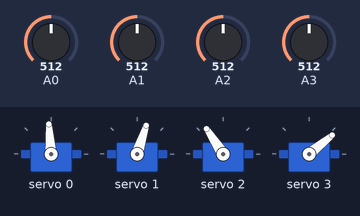
Recording of a sketch running on a simulated Arduino Uno, built with avr-gcc and run on an emulated ATmega328P. On the bench: 4 × servo. Inputs (shaded band) come from the test bench; at power-on: A0 = 512, A1 = 512, A2 = 512, A3 = 512.

Above: at 1.2 s.
1.3 s: A0 set to 660
At 2.4 s:
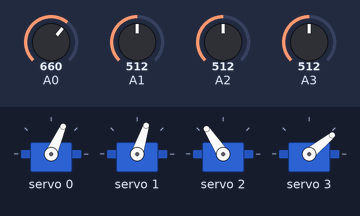
2.8 s: A1 set to 660
At 3.7 s:
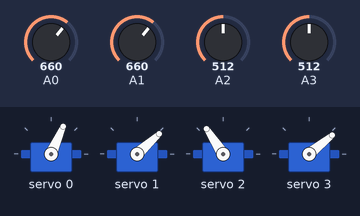
4.3 s: A2 set to 660
At 4.8 s:
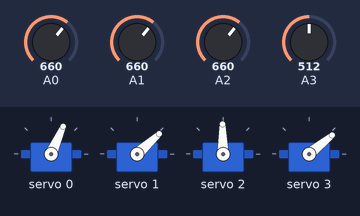
5.8 s: A3 set to 660
At 7.0 s:
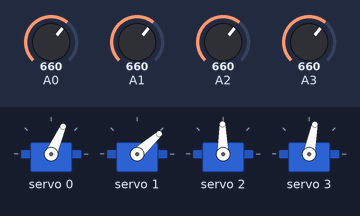
7.3 s: A0 set to 716
At 8.3 s:
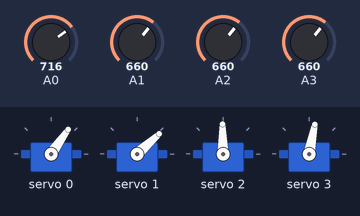
8.8 s: A1 set to 716
At 9.4 s:
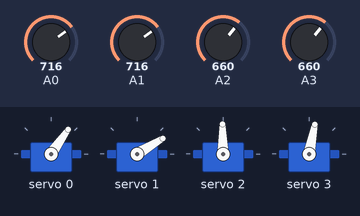
Timing chart, 0 to 11.3 s (numbered marks = the images above; inputs shaded):
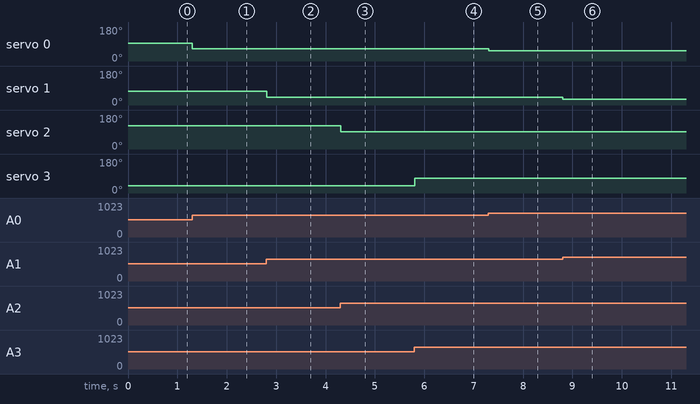

Measured:
- after the input at 1.3 s, servo 0: 94° → 66° at once
- after the input at 2.8 s, servo 1: 72° → 42° at once
- after the input at 4.3 s, servo 2: 123° → 91° at once
- after the input at 5.8 s, servo 3: 39° → 79° at once
- after the input at 7.3 s, servo 0: 66° → 55° at once
- after the input at 8.8 s, servo 1: 42° → 31° at once

The sketch:

Compact_Robot_Arm_Code.ino
```cpp
#include <Wire.h>
#include <Adafruit_PWMServoDriver.h>

#define MIN_PULSE_WIDTH       650
#define MAX_PULSE_WIDTH       2350
#define FREQUENCY             50

Adafruit_PWMServoDriver pwm = Adafruit_PWMServoDriver();

// 舵机和电位器的定义
int potBase = A0;    // 底座舵机电位器连接到A0
int base = 0;        // 底座舵机连接到驱动板的0号通道
int potShoulder = A1;// 肩部舵机电位器连接到A1
int shoulder = 1;    // 肩部舵机连接到驱动板的1号通道
int potJoin3 = A2;   // joint3舵机电位器连接到A2
int join3 = 2;       // joint3舵机连接到驱动板的2号通道
int potJoint4 = A3;  // joint4舵机电位器连接到A3
int joint4 = 3;      // joint4舵机连接到驱动板的3号通道

void setup()
{
  pwm.begin();                            // 初始化PWM舵机驱动器
  pwm.setPWMFreq(FREQUENCY);              // 设置PWM频率

  Serial.begin(9600);                     // 初始化串口通信
}

void moveMotor(int controlIn, int motorOut, int mapFromLow, int mapFromHigh, int mapToLow, int mapToHigh)
{
  int pulse_wide, pulse_width, potVal;

  potVal = analogRead(controlIn);         // 读取电位器的值

  // 将电位器值从指定范围映射到舵机角度范围
  int angle = map(potVal, mapFromLow, mapFromHigh, mapToLow, mapToHigh);

  // 将角度转换为脉冲宽度
  pulse_wide = map(angle, 0, 360, MIN_PULSE_WIDTH, MAX_PULSE_WIDTH);
  pulse_width = int(float(pulse_wide) / 1000000 * FREQUENCY * 4096);   // 将脉宽转换为占空比值

  pwm.setPWM(motorOut, 0, pulse_width);   // 设置舵机的角度
}

void loop()
{
  // 控制底座舵机
  moveMotor(potBase, base, 950, 100, 0, 360);

  // 控制肩部舵机
  moveMotor(potShoulder, shoulder, 823, 0, 0, 360);

  // 控制 join3 舵机
  moveMotor(potJoin3, join3, 1023, 200, 0, 400);

  // 控制 joint4 舵机
  moveMotor(potJoint4, joint4, 400, 1023, 0, 360);
}
```
